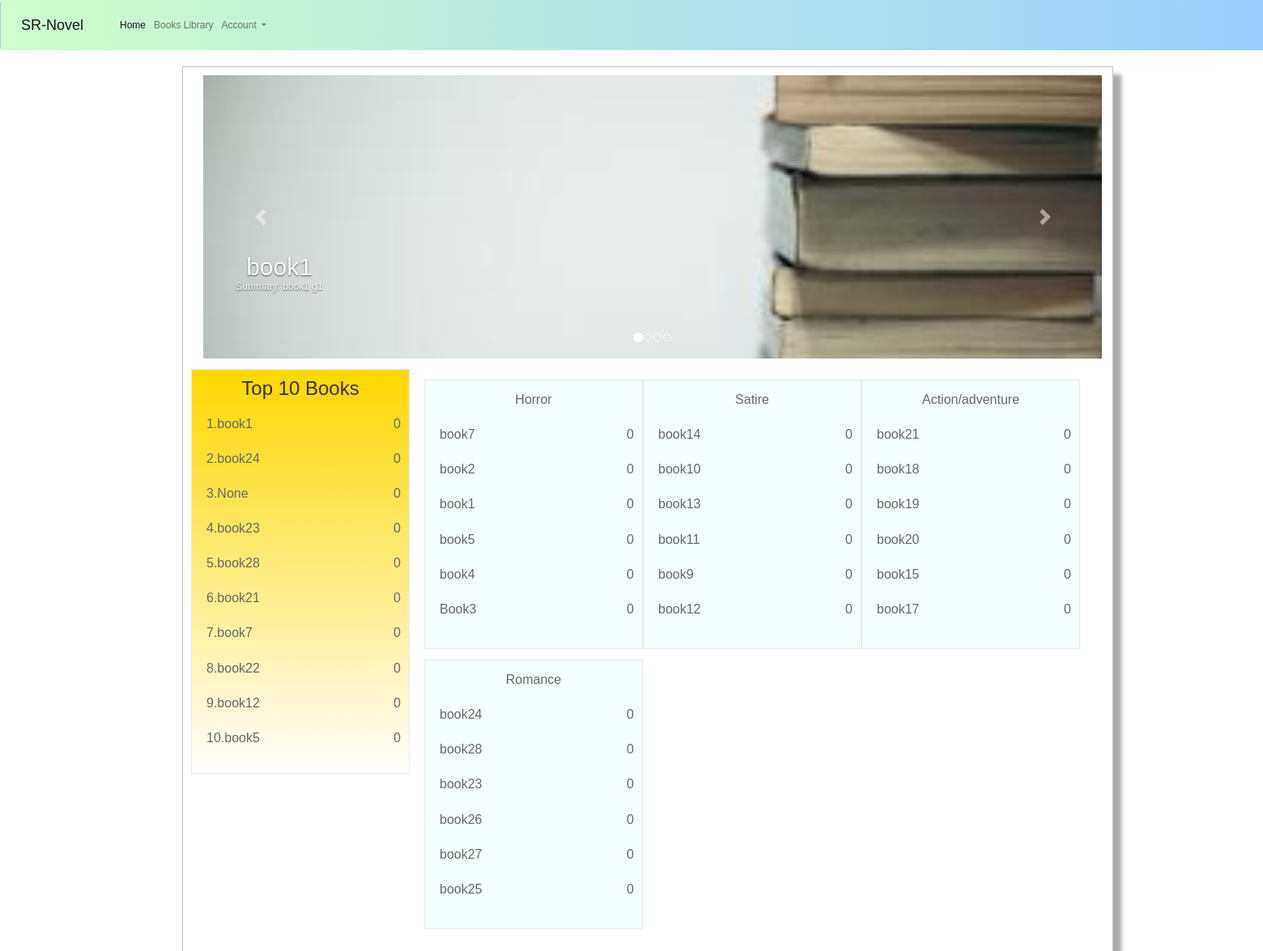
Screenshot of /application/ with the database file from the repository.
### application/models.py (models this page shows, shortened)
class Book(models.Model):
    title = models.CharField(max_length=200,blank=True, null=True)
    author = models.ForeignKey('Author', on_delete=models.SET_NULL,blank=True, null=True)
    summary = models.TextField(max_length=1000, help_text='Enter a brief description of the book')
    isbn = models.CharField('ISBN', max_length=13, help_text='13 Character <a href="https://www.isbn-international.org/content/what-isbn">ISBN number</a>')
    genre = models.ManyToManyField(Genre, help_text='Select a genre for this book')
    wordCount = models.IntegerField(default=0)
    chapterCount = models.IntegerField(default=0)
    bookFile = models.FileField(blank=True, null=True)
    like = models.IntegerField(default=0)
    date_uploaded = models.DateTimeField(default = timezone.now)
    bookImage = models.FileField(default ='default_book.jpg', upload_to='book_images')
    created_author= models.ForeignKey(User,on_delete=models.SET_NULL, blank=True, null=True)
    class Meta:
        ordering = ['-like', 'chapterCount', 'date_uploaded', '-wordCount']

### application/views.py (the view)
# urls.py: path('', views.index, name='index'),
def index(request):
    books= Book.objects.all()
    top4_books=books[:4]
    num4_list=[1,2,3,4,]
    zip_top4= zip(num4_list, top4_books)
    top10_books=books[:10]
    num10_list=[1,2,3,4,5,6,7,8,9,10,]
    zip_top10= zip(num10_list, top10_books)
    genres= Genre.objects.all()
    num6_list=[1,2,3,4,5,6,]
    context = {
        'top_book4':top4_books,
        'genreAll': genres,
        'top10_books': zip_top10,
        'top4_books': zip_top4,
    }
    genre1_top6_books=Book.objects.filter(genre = genres[0]).order_by('-wordCount')[:6]
    genre2_top6_books=Book.objects.filter(genre = genres[1]).order_by('-wordCount')[:6]
    genre3_top6_books=Book.objects.filter(genre = genres[2]).order_by('-wordCount')[:6]
    genre4_top6_books=Book.objects.filter(genre = genres[3]).order_by('-wordCount')[:6]
    genre5_top6_books=Book.objects.filter(genre = genres[4]).order_by('-wordCount')[:6]
    genre6_top6_books=Book.objects.filter(genre = genres[5]).order_by('-wordCount')[:6]
    context['Horror']=genre1_top6_books
    context['Satire']=genre2_top6_books
    context['Action']=genre3_top6_books
    context['Romance']=genre4_top6_books
    context['Fantasy']=genre5_top6_books
    context['Mythology']=genre6_top6_books
    return render(request, 'index.html', context=context)

### application/templates/index.html (shortened to what this page needs)
{% extends "home_base.html" %}
{% load static %}
{% block content %}
  <!DOCTYPE html>
  <html>
    <head lang="en">
      <link href="{% static 'index/css/lib.min.css' %}" type="text/css" rel="stylesheet" />
      <link href="{% static 'index/css/index.css' %}" type="text/css" rel="stylesheet" />
    </head>
    <body>
      <div class="pageBady custom clearfix container" style=" text-align: center;padding: 10px 10px 20px 10px;position: relative;min-width: 1150px;min-height: 1100px;border: 1px solid #BFBFBF;background-color: white;box-shadow: 10px 10px 5px #aaaaaa;
        height: 120%">
      </head>
      <body>
        <div id="carouselExampleIndicators" class="carousel slide container" data-ride="carousel">
          <ol class="carousel-indicators">
            <li data-target="#carouselExampleIndicators" data-slide-to="0" class="active"></li>
            <li data-target="#carouselExampleIndicators" data-slide-to="1"></li>
            <li data-target="#carouselExampleIndicators" data-slide-to="2"></li>
            <li data-target="#carouselExampleIndicators" data-slide-to="3"></li>
          </ol>
          <div class="carousel-inner" style=" height: 350px;">
            <div class="carousel-item active" style="height: 260px;">
              <p><a href=" {% url 'book-detail' top_book4.0.id %} "><img class="d-block w-100" src="{{ top_book4.0.bookImage.url }}" alt="First slide" ></a></p>
              <div class="carousel-caption d-none d-md-block" style = "position:fixed; left:-700px; top:200px;">
                <h2 class = "article-title" > {{ top_book4.0.title }}</h2>
                <p class="article-content"> Summary: {{ top_book4.0.summary }} </p>
              </div>
            </div>
          </div>
          <a class="carousel-control-prev" href="#carouselExampleIndicators" role="button" data-slide="prev">
            <span class="carousel-control-prev-icon" aria-hidden="true"></span>
          </a>
          <a class="carousel-control-next" href="#carouselExampleIndicators" role="button" data-slide="next">
            <span class="carousel-control-next-icon" aria-hidden="true"></span>
          </a>
        </div>
        <div class="siderBox">
          <div class="notice" style ="background: linear-gradient( to bottom,gold, white);width: 270px;height: 500px">
            <h3>Top 10 Books</h3><br>
            <ul>
              {% for num, book in top10_books %}
                <div class="box">  <a href=" {% url 'book-detail' book.id %}">
                  <li>
                  <span class="text fs16" style="float:left;">{{ num }}.</span>
                  <span class="text fs16" style="float:left">{{ book.title }}</span>
                  <span class="text fs16" style="float:right">{{book.like}}</span>
                  </li>
            </a>
          </div>
          <br>
              {% endfor %}
            </ul>
          </div>
        </div>
        <div class="w1200 clearfix">
          <div class="maincontent">
            <div >
              <ul>
                {% if Horror %}
                  <div class="siderBox" style="width: 270px">
                    <div class="notice" style="background-color: #f6ffff;">
                      <h2>Horror</h2>
                      <ul><br>
                        {% for book in Horror%}
                          <div class="box">  <a href=" {% url 'book-detail' book.id %}"><li>
                  <span class="text fs16" style="float:left">{{ book.title }}</span>
                  <span class="text fs16" style="float:right">{{book.like}}</span>
                  </li></a> </div><br>
                        {% endfor %}
                      </ul>
                    </div>
                  </div>
                {% endif %}
                {% if Satire %}
                  <div class="siderBox" style="width: 270px">
                    <div class="notice" style="background-color: #f6ffff">
                      <h2>Satire</h2>
                      <ul><br>
                        {% for book in Satire%}
                          <div class="box">  <a href=" {% url 'book-detail' book.id %}"><li>
                  <span class="text fs16" style="float:left">{{ book.title }}</span>
                  <span class="text fs16" style="float:right">{{book.like}}</span>
                  </li></a> </div><br>
                        {% endfor %}
                      </ul>
                    </div>
                  </div>
                {% endif %}
                {% if Action %}
                  <div class="siderBox" style="width: 270px">
                    <div class="notice" style="background-color: #f6ffff">
                      <h2>Action/adventure</h2>
                      <ul><br>
                        {% for book in Action%}
                          <div class="box">  <a href=" {% url 'book-detail' book.id %}"><li>
                  <span class="text fs16" style="float:left">{{ book.title }}</span>
                  <span class="text fs16" style="float:right">{{book.like}}</span>
                  </li></a> </div><br>
                        {% endfor %}
                      </ul>
                    </div>
                  </div>
                {% endif %}
                {% if Romance %}
                  <div class="siderBox" style="width: 270px">
                    <div class="notice" style="background-color: #f6ffff">
                      <h2>Romance</h2>
                      <ul><br>
                        {% for book in Romance%}
                          <div class="box">  <a href=" {% url 'book-detail' book.id %} "><li>
                  <span class="text fs16" style="float:left">{{ book.title }}</span>
                  <span class="text fs16" style="float:right">{{book.like}}</span>
                  </li></a> </div><br>
                        {% endfor %}
                      </ul>
                    </div>
                  </div>
                {% endif %}
              </ul>
            </div>
          </div>
        </div>
      </body>
    </html>
  {% endblock %}

### application/static/index/css/index.css (style rules this page uses)
.maincontent { width:898px;float:left;margin:13px 13px 0 0 }
.siderBox { width:288px;float:left;margin-top:13px }
.notice { border:1px solid #eae9e9;padding:10px 18px 18px;background:#fff }
.notice h2 { color:#676767;font-size:16px;height:27px;line-height:27px;display:inline-block }
.notice li { height:26px;line-height:26px;font-size:12px;color:#676767;overflow:hidden;width:240px }

### rows the page displays
Book: bookImage (placeholder picture), title "book1", summary "book1 g1", isbn "1", like "0"
Book: num "2", title "book24", like "0"
Book: num "3", title "None", like "0"
Book: num "4", title "book23", like "0"
Book: num "5", title "book28", like "0"
Book: num "6", title "book21", like "0"
Book: isbn "7", title "book7", like "0"
Book: num "8", title "book22", like "0"
Book: num "9", title "book12", like "0"
Book: num "10", title "book5", like "0"
Book: title "book2", like "0"
Book: title "book4", like "0"
Book: title "Book3", like "0"
Book: title "book14", like "0"
Book: title "book10", like "0"
Book: title "book13", like "0"
Book: title "book11", like "0"
Book: title "book9", like "0"
Book: title "book18", like "0"
Book: title "book19", like "0"
Book: title "book20", like "0"
Book: title "book15", like "0"
Book: title "book17", like "0"
Book: title "book26", like "0"
Book: title "book27", like "0"
Book: title "book25", like "0"
